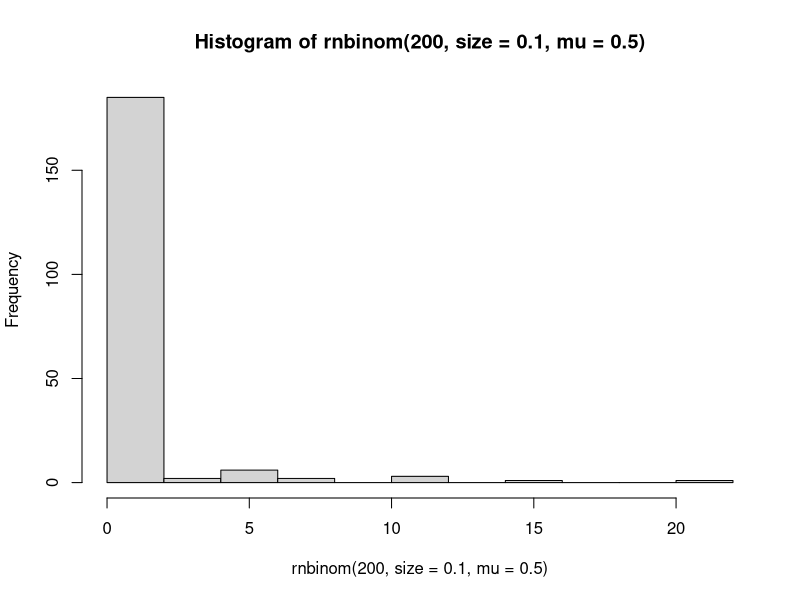
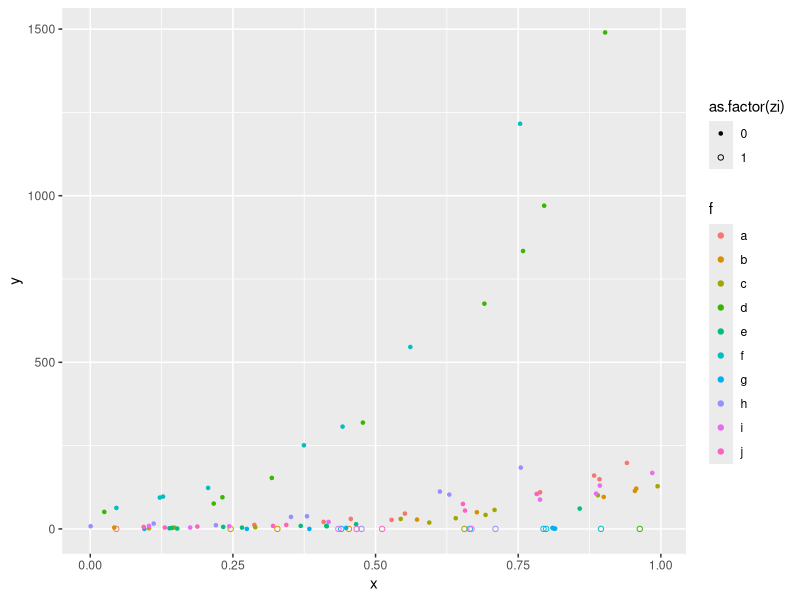
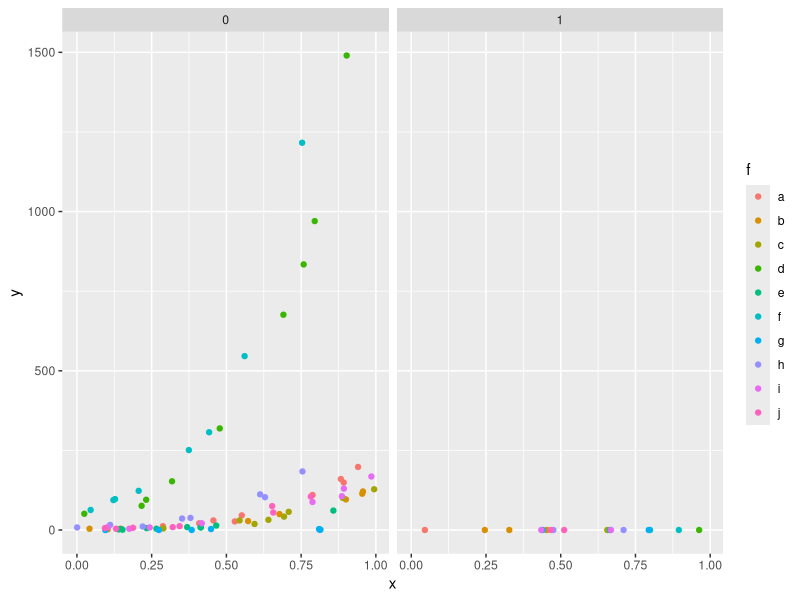
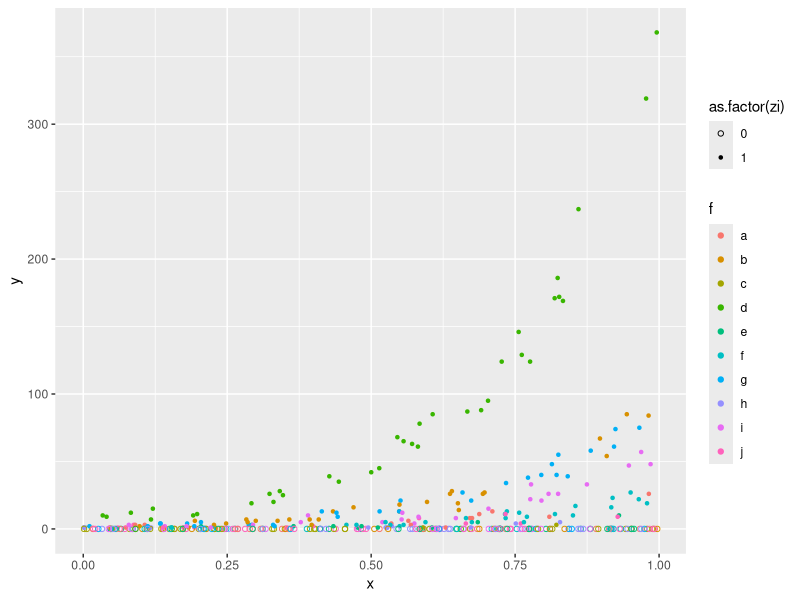
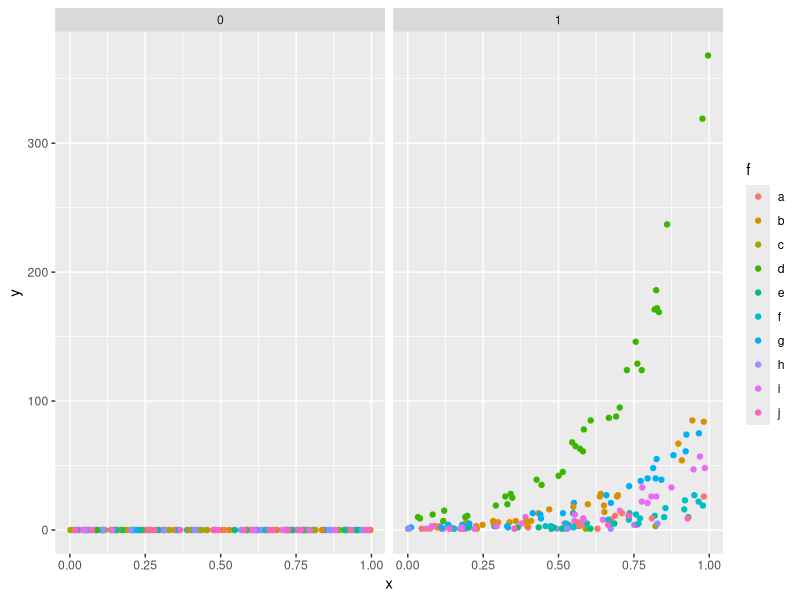

The R script that drew these images, in order:
## ---- chunk 1
hist(rnbinom(200, size = 0.1, mu = 0.5))
## ---- chunk 2
library(tidyverse)
inverse_logit <- function(x) plogis(x)
## ---- chunk 3
set.seed(123)
d <- data.frame(f = factor(rep(letters[1:10], each = 10)), x = runif(100))
u <- rnorm(10, sd = 2)
d$eta <- with(d, u[f] + 1 + 4 * x)
pz <- 0.2 # probability of excess zeros
zi <- rbinom(100, size = 1, prob = pz)
d$y <- ifelse(zi, 0, rpois(100, lambda = exp(d$eta)))
d$zi <- zi
## ---- chunk 4
ggplot(d, aes(x, y, colour = f, shape = as.factor(zi))) + geom_point() +
  scale_shape_manual(values = c(20, 21))
## ---- chunk 5
ggplot(d, aes(x, y, colour = f)) + geom_point() +
  facet_wrap(~zi)
## ---- chunk 6
# simulated zero-inflated Poisson example
set.seed(99)
d <- data.frame(f = factor(rep(letters[1:10], each = 10)), x = runif(400))
u <- rnorm(10, sd = 2)
d$eta0 <- with(d, u[f] + 1 + 0.6 * x)
d$eta <- with(d, u[f] + 1 + 4 * x)
pz <- inverse_logit(d$eta0) # probability of excess zeros
zi <- rbinom(400, size = 1, prob = pz)
rtpois <- function(N, lambda) qpois(runif(N, dpois(0, lambda), 1), lambda) # truncated poisson
d$y <- ifelse(zi==0, 0, rtpois(400, lambda = exp(d$eta)))
d$zi <- zi
## ---- chunk 7
ggplot(d, aes(x, y, colour = f, shape = as.factor(zi))) + geom_point() +
  scale_shape_manual(values = c(21, 20))

ggplot(d, aes(x, y, colour = f)) + geom_point() +
  facet_wrap(~zi)
